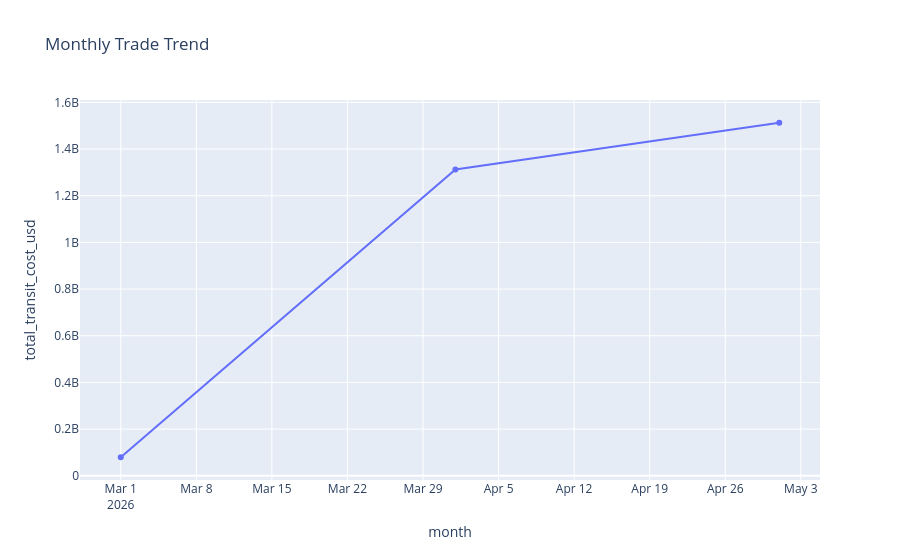

The cell this chart's notebook holds for it:
### Markdown cell above
Monthly/Yearly Trade Trend

### Code cell
# Extract month
df['month'] = df['date'].dt.to_period('M').astype(str)

monthly_trend = (
    df.groupby('month')['total_transit_cost_usd']
    .sum()
    .reset_index()
)

fig = px.line(
    monthly_trend,
    x='month',
    y='total_transit_cost_usd',
    title="Monthly Trade Trend",
    markers=True
)

fig.show()

### Figure 1 — Plotly figure (JSON) as saved in the notebook; plotly's stock layout.template omitted (floating-point values rounded to 4 significant figures)
{"data": [{"hovertemplate": "month=%{x}<br>total_transit_cost_usd=%{y}<extra></extra>", "legendgroup": "", "line": {"color": "#636efa", "dash": "solid"}, "marker": {"symbol": "circle"}, "mode": "lines+markers", "name": "", "orientation": "v", "showlegend": false, "type": "scatter", "x": ["2026-03", "2026-04", "2026-05"], "xaxis": "x", "y": [79570000, 1312634200, 1512609900], "yaxis": "y"}], "layout": {"legend": {"tracegroupgap": 0}, "title": {"text": "Monthly Trade Trend"}, "xaxis": {"anchor": "y", "domain": [0, 1], "title": {"text": "month"}}, "yaxis": {"anchor": "x", "domain": [0, 1], "title": {"text": "total_transit_cost_usd"}}}}
